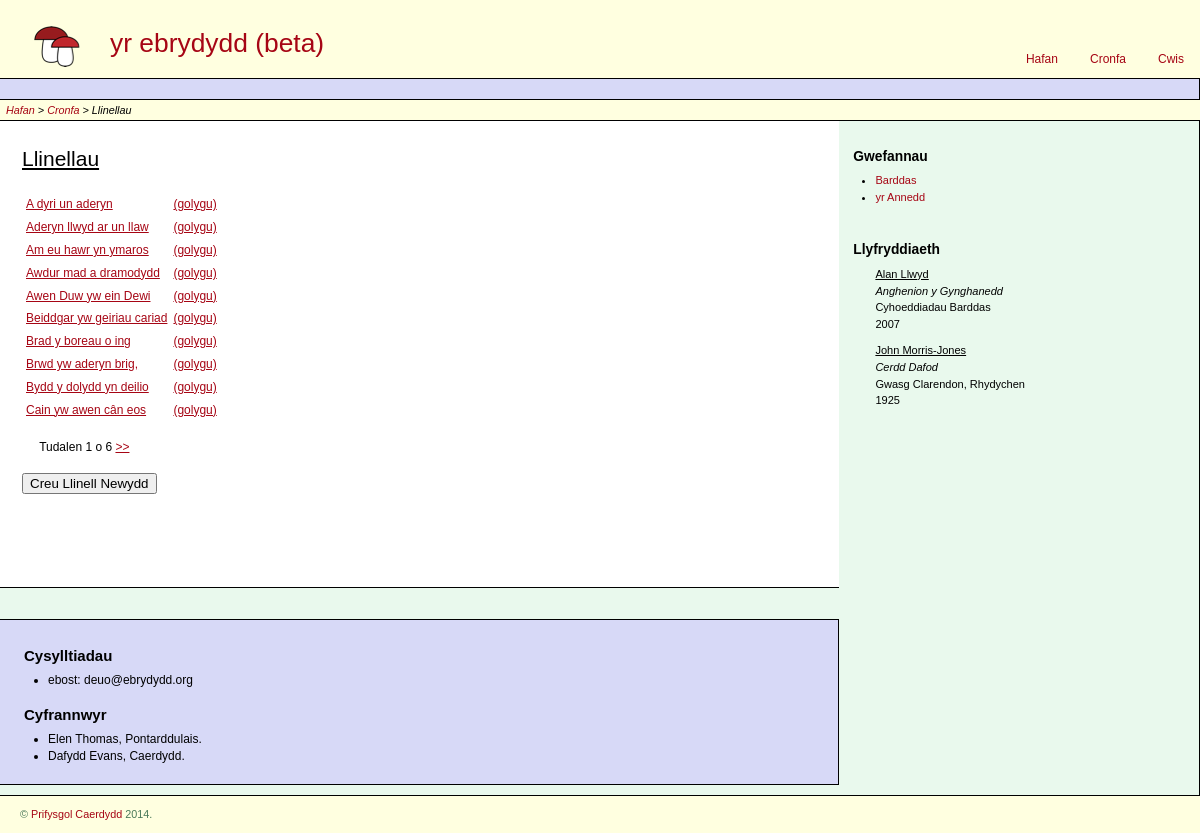
The app's page /llinellau/ with its own data.
### ebrydydd/models.py (models this page shows)
class Llinell(models.Model):
	llinyn = models.CharField(max_length=140)
	awdur = models.CharField(max_length=140, null=True, blank=True)
	def __unicode__(self):
		return self.llinyn
	def get_absolute_url(self):
		return reverse('llinell', kwargs={'pk': self.id})
	def get_next(self):
		next = Llinell.objects.filter(id__gt=self.id)
		if next:
			return next[0]
   		return False
	def get_prev(self):
		prev = Llinell.objects.filter(id__lt=self.id).order_by('-pk')
		if prev:
			return prev[0]
		return False

### ebrydydd/views.py (the view)
# urls.py: url(r'llinellau/$', ebrydydd.views.Llinell_ListView.as_view(), name='rhestr-llinellau'),
class Llinell_ListView(ListView):
	model = Llinell
	template_name = 'rhestr_llinellau.html'
	queryset = Llinell.objects.order_by('llinyn')
	paginate_by = 10
	success_url = reverse_lazy('rhestr-llinellau')
	def get_success_url(self):
		return reverse(OrderView.plain_view)

### templates/rhestr_llinellau.html (shortened to what this page needs)
{% extends "cronfa.html" %}
{% block breadcrumbs %}
    {{ block.super }} > Llinellau
{% endblock %}
{% block content-main %}
<h2><u>Llinellau</u></h2>
<br>
{% if object_list %}
	<table cellpadding=2>
	  {% for object in object_list %}
		<tr class="llinell">
			<td><a href="{{ object.get_absolute_url }}">{{ object.llinyn }}</a></td>
		  	<td><a href="{% url "update-llinell" pk=object.id %}"> (golygu)</a></td>
		</tr>
	  {% endfor %}
	</table>
    {% if is_paginated %}
		<br>
        <div class="pagination">
            <span class="page-links">
                <span class="page-current">
                    Tudalen {{ page_obj.number }} o {{ page_obj.paginator.num_pages }}
                </span>
                {% if page_obj.has_next %}
                    <a href="/llinellau?page={{ page_obj.next_page_number }}">&gt;&gt;</a>
				{% else %}
                    <a style="visibility:hidden;">&gt;&gt;</a>
                {% endif %}
            </span>
        </div>
    {% endif %}
<br>
<form action="{% url "create-llinell" %}">
    <input type="submit" value="Creu Llinell Newydd">
</form>
{% else %}
    <p>Dim llinellau yn y gronfa.</p>
{% endif %}
{% endblock %}

### templates/cronfa.html (shortened to what this page needs)
{% extends "hafan.html" %}
{% block breadcrumbs %}
    {{ block.super }} > <a href="{% url 'ebrydydd.views.cronfa' %}">Cronfa</a>
{% endblock %}

### templates/hafan.html (shortened to what this page needs)
{% extends "base.html" %}
{% load staticfiles %}
{% block breadcrumbs %}
    {{ block.super }} <a href="{% url 'ebrydydd.views.hafan' %}">Hafan</a>
{% endblock %}
{% block sidebar %}
<br/>
<h3>Gwefannau</h3>
<ul>
    <li><a href="http://www.barddas.com">Barddas</a></li>
    <li><a href="http://www.cynghanedd.com/">yr Annedd</a></li>
</ul>
<br/>
<h3>Llyfryddiaeth</h3>
<ul class="llyfr">
    <li class="awdur">Alan Llwyd</li>
    <li class="teitl">Anghenion y Gynghanedd</li>
    <li class="cyhoeddwr">Cyhoeddiadau Barddas</li>
    <li class="blwyddyn">2007</li>
</ul>
<ul class="llyfr">
    <li class="awdur">John Morris-Jones</li>
    <li class="teitl">Cerdd Dafod</li>
    <li class="cyhoeddwr">Gwasg Clarendon, Rhydychen</li>
    <li class="blwyddyn">1925</li>
</ul>
{% endblock %}
{% block content-secondary %}
<h3>Cysylltiadau</h3>
<ul>
    <li>ebost:  deuo@ebrydydd.org</li>
</ul>
<h3>Cyfrannwyr</h3>
<ul>
    <li>Elen Thomas, Pontarddulais.</li>
    <li>Dafydd Evans, Caerdydd.</li>
</ul>
{% endblock %}

### templates/base.html (shortened to what this page needs)
<html xmlns="http://www.w3.org/1999/xhtml" xml:lang="en" lang="en">
{% load staticfiles %}
<head>
{% block styles %}
	<link rel="stylesheet" type="text/css" href="{% static 'base.css' %}"/>
{% endblock %}
</head>
<body id="basepage">
<div id="container">
    <div id="header">
    {% block logo %}
        <h1 id="logo"><a href="/"><img src="{% static 'ebrydydd_logo.png' %}", alt="yr eBrydydd"/></a></h1>
    {% endblock %}
    {% block banner %}
        <h1 id="banner"><a href="/">yr ebrydydd (beta)</a></h1>
    {% endblock %}
    {% block nav-global %}
        <ul id="nav-global">
            <li id="nav-hafan"><a href="/">Hafan</a></li>
            <li id="nav-cronfa"><a href="/cronfa/">Cronfa</a></li>
            <li id="nav-cwis"><a href="/cwis/">Cwis</a></li>
        </ul>
    {% endblock %}
    </div>
    <div id="billboard">
    </div>
	<div id="breadcrumbs">
		{% block breadcrumbs %}{% endblock %}
   </div>
    <div id="columnwrap">
        <div id="content-main">
			<div style="min-height:425px;">
        	{% block content-main %}
        	{% endblock %}
			</div>
        	<div id="browse-horizontal">
        	</div>
        	<div id="content-secondary">
        		{% block content-secondary %}
				{% endblock %}
        	</div>
    	</div>
    	<div id="content-related", class="sidebar">
        	{% block sidebar %}
			{% endblock %}
        </div>
    </div>
    <div id="footer">
    {% block footer %}
        &copy; <a href="http://www.caerdydd.ac.uk">Prifysgol Caerdydd</a> 2014.
    {% endblock %}
    </div>
</div>
</body>
</html>

### static/base.css (style rules this page uses)
ul.llyfr { list-style-type: none; }
li.teitl { font-style: italic; }
li.awdur { text-decoration: underline; }
body { margin:0; padding:0; }
body, th, td { font:12px/1.4em Verdana,sans-serif; }
#container { position:relative; min-width:55em; max-width:100em; }
#header { position:relative; height:6.5em; }
#header h1#logo { margin:0; width:111px; height:41px; position:absolute; bottom:20px; left:25px; }
#header h1#banner { margin:10; position:absolute; bottom:10px; left:100px; }
#nav-global { position:absolute; margin:0; bottom:0; right:0; font-family:"Trebuchet MS",sans-serif; white-space:nowrap; }
#nav-global li { display:block; float:left; list-style-type:none; margin:0; padding:0; }
#nav-global a { display:block; float:left; padding:5em 16px 10px 16px; background:d7d9f7; }
#billboard { font:italic 90%/1.2em "Trebuchet MS",sans-serif; height: 20px; line-height:20px; text-align:right; border-top:1px solid #000; border-right:1px solid #000; border-bottom:1px solid #000; }
#breadcrumbs { font:italic 90%/1.2em "Trebuchet MS",sans-serif; height: 20px; line-height:20px; }
#columnwrap { background:#4c50cb; padding-bottom:10px; display: block; border-top:1px solid #000; border-right:1px solid #000; border-bottom:1px solid #000; }
#columnwrap:after { content: "."; display: block; height: 0; clear: both; visibility: hidden; }
#content-main { width:70%; float:left; padding-bottom:10px; border-bottom:1px solid #000; }
#content-main * { margin-left:22px; margin-right:24px; }
#content-main * * { margin-left:0; margin-right:0; }
#content-related { width:30%; float:right; }
.sidebar { font-size:92%; }
.sidebar * { margin-left:14px; margin-right:14px; }
.sidebar * * { margin-left:0; margin-right:0; }
#content-secondary { clear:both; margin-left:0; margin-right:0; margin-bottom:-10px; padding:10px 24px; border-right:1px solid #000; border-top:1px solid #000; }
#browse-horizontal { margin:1.5em 0 0 0; padding:0em 10px 1em 10px; overflow:hidden; font:italic 90%/1.2em "Trebuchet MS",sans-serif; height: 20px; line-height:20px; border-top:1px solid #000; }
#footer { clear:both; padding:10px 20px; font-size:90%; }
h1,h2,h3,h4 { margin-top:.8em; font-family:"Trebuchet MS",sans-serif; font-weight:normal; }
h1 { font-size:220%; margin-top:.6em; margin-bottom:.6em; line-height:1.1em; }
h2 { font-size:175%; margin-top:1em; margin-bottom:.2em; line-height:1.2em; }
h3 { font-size:125%; font-weight:bold; margin-bottom:.2em; }
p, ul, dl { margin-top:.6em; margin-bottom:.8em; }
#content-main h2, #content-main h3 { margin-top:1.2em; }
ul { padding-left:2em; }
body { background:#FFFFE0; }
#columnwrap { background:#e9f9ed; }
#content-main { background:white; color:black; }
.sidebar { background-color:#e9f9ed; color:black; }
#content-secondary { background:#D7D9F7; color:black; }
#browse-horizontal { background:#e9f9ed; color:black; }
a:link, a:visited { color:#a60514; text-decoration: none; }
#nav-global a { background:#FFFFE0; }
#content-main a:link, #content-main a:visited { color:#a60514; text-decoration:underline; }
#browse-horizontal a:link, #browse-horizontal a:visited, #content-related a:link, #content-related a:visited { color:#a60514; text-decoration:none; }
h1,h2,h3,h4 { color:black; }
#content-main h3 { color:black; }
#content-main h2 { color:black; }
#content-secondary h2, #content-secondary h3 { color:black; }
.sidebar h2, .sidebar h3 { color:black; }
#billboard { background:#D7D9F7; }
#footer { color:#487858; }

### records on screen
Llinell: llinyn "A dyri un aderyn"
Llinell: llinyn "Aderyn llwyd ar un llaw"
Llinell: llinyn "Am eu hawr yn ymaros"
Llinell: llinyn "Awdur mad a dramodydd"
Llinell: llinyn "Awen Duw yw ein Dewi"
Llinell: llinyn "Beiddgar yw geiriau cariad"
Llinell: llinyn "Brad y boreau o ing"
Llinell: llinyn "Brwd yw aderyn brig,"
Llinell: llinyn "Bydd y dolydd yn deilio"
Llinell: llinyn "Cain yw awen cân eos"

### other values on screen
{{ page_obj.number }} "1"
{{ page_obj.paginator.num_pages }} "6"
